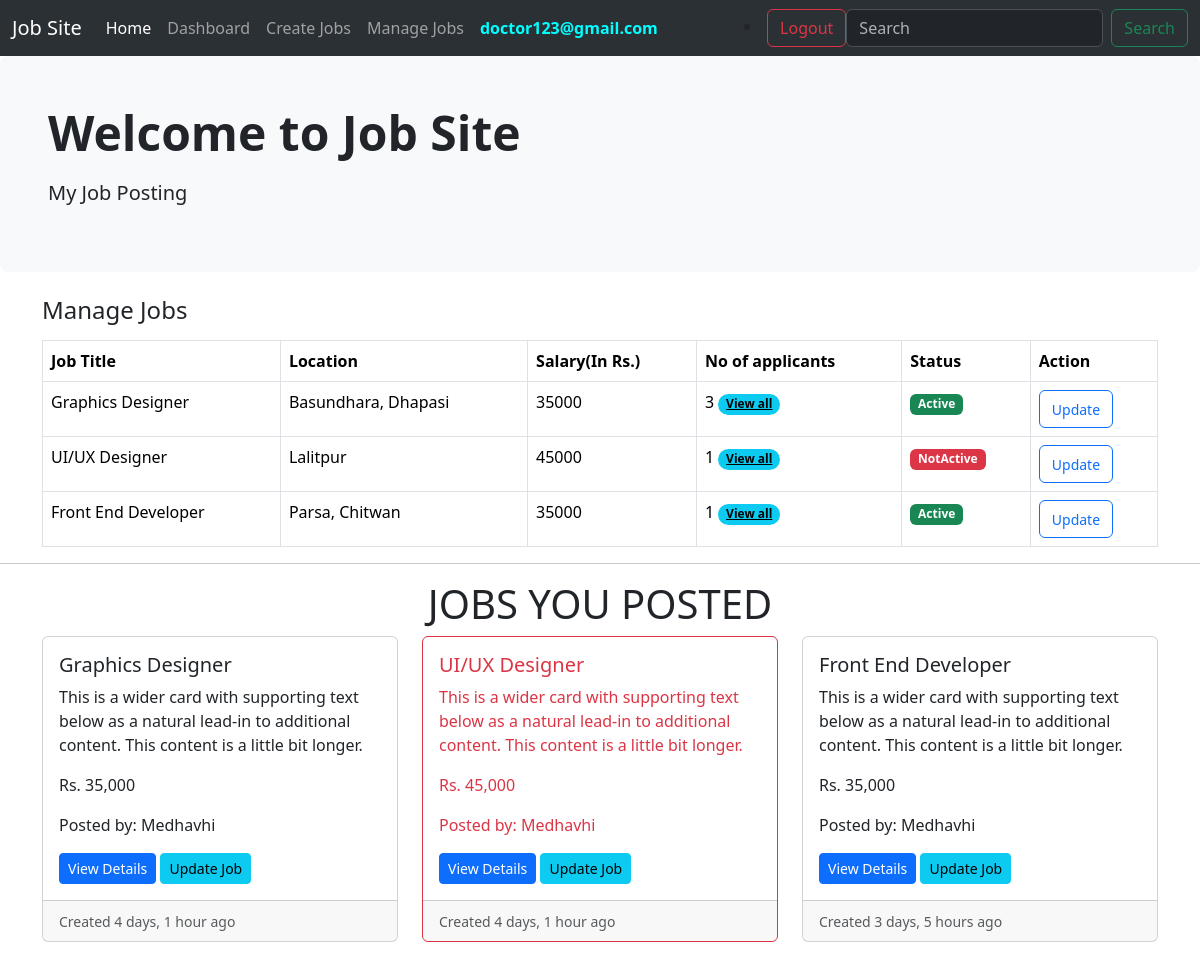
Before: /work/manage-jobs/ (signed in) with the older database file.
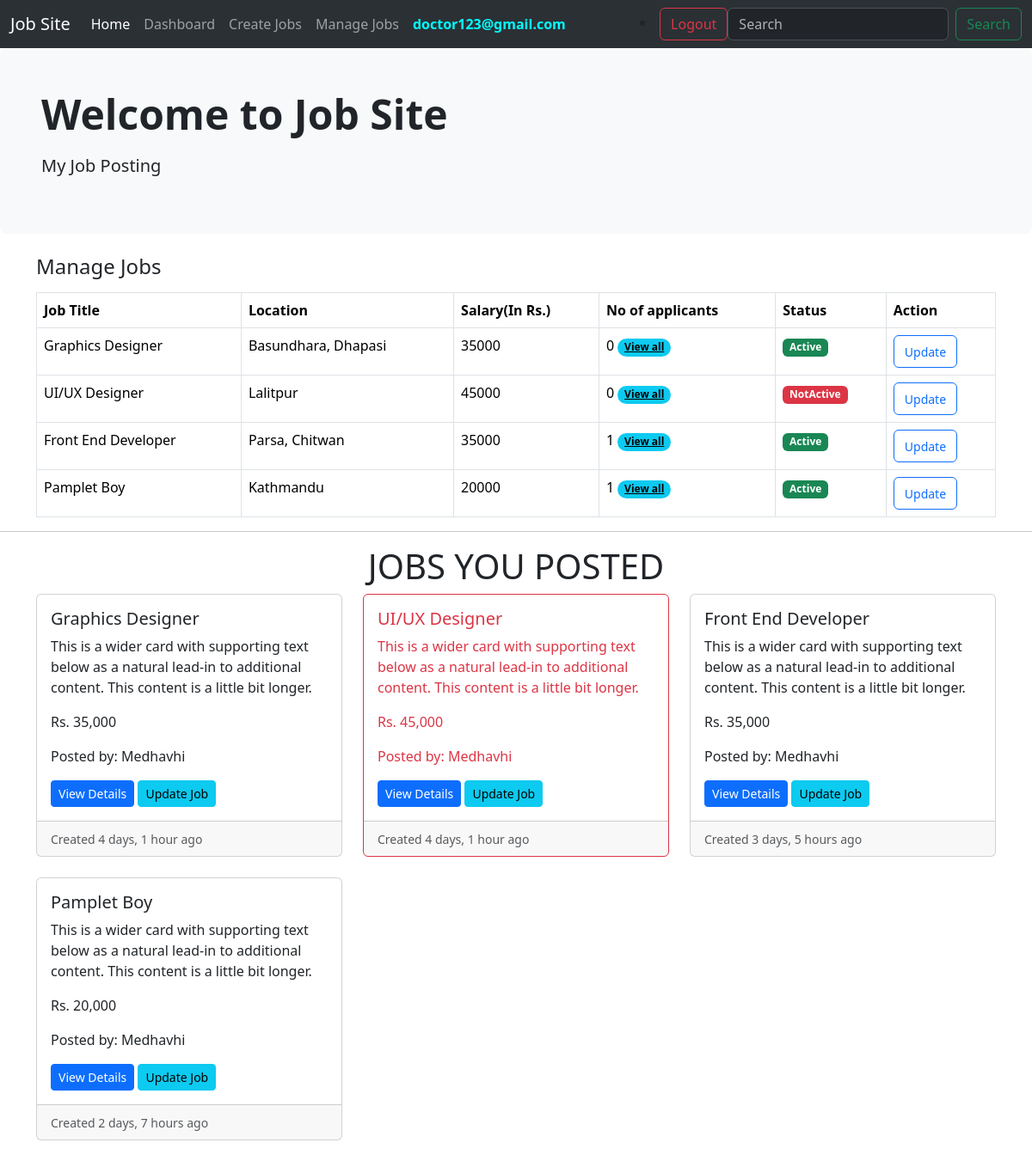
After: the same page with the newer database file.
### work/models.py (models this page shows, shortened)
class Work(models.Model):
    job_type_choice = {
        ('Remote' , 'Remote'),
        ('Onsite' , 'Onsite'),
        ('Hybrid' , 'Hybrid'),
    }
    user = models.ForeignKey(CustomUser , on_delete=models.CASCADE)
    company = models.ForeignKey(Company , on_delete=models.CASCADE)
    title = models.CharField(max_length=100)
    city = models.CharField(max_length=100)
    salary = models.PositiveIntegerField()
    requirements = models.TextField()
    ideal_candidate = models.TextField()
    required_skills = models.TextField(null=True, blank=True)
    is_available = models.BooleanField(default=True)
    timestamp = models.DateTimeField(auto_now_add=True)
    industry = models.ForeignKey(Industry , on_delete=models.DO_NOTHING , null=True , blank=True)
    province = models.ForeignKey(Province , on_delete=models.DO_NOTHING , blank=True , null=True)
    job_type = models.CharField(max_length=50 , choices=job_type_choice , null=True , blank=True)

### company/models.py (models this page shows)
class Company(models.Model):
    user = models.OneToOneField(CustomUser , on_delete=models.CASCADE)
    name = models.CharField(max_length=100 , null=True , blank=True)
    est_date = models.PositiveIntegerField(null=True , blank=True)
    city = models.CharField(max_length=100, null=True , blank=True)
    province = models.CharField(max_length=100, null=True , blank=True)
    def __str__(self):
        return self.name

### work/views.py (the view)
# urls.py: path('manage-jobs/' , views.manage_jobs , name='manage-jobs'),
def manage_jobs(request):
    jobs = Work.objects.filter(user = request.user , company = request.user.company)
    context = {
        'jobs': jobs
    }
    return render(request, 'work/manage_jobs.html' , context)

### templates/work/manage_jobs.html (shortened to what this page needs)
{% extends 'base.html' %}
{% load humanize %}
{% block content %}
{% include 'navbar.html' %}
<section>
    <div class="p-5 mb-4 bg-light rounded-3">
        <div container-fluid py-5>
            <h2 class="display-5 fw-bold">Welcome to Job Site</h1>
            <p class="col-md-8 fs-5 mt-3">My Job Posting</p>
        </div>
    </div>
</section>
<div class="container-sm">
<div class="card-body">
  <h4 class="card-title mb-3" >Manage Jobs</h4>
  <table class="table table-bordered">
    <thead>
      <tr>
        <th scope="col">Job Title</th>
        <th scope="col">Location</th>
        <th scope="col">Salary(In Rs.)</th>
        <th scope="col">No of applicants</th>
        <th scope="col">Status</th>
        <th scope="col">Action</th>
      </tr>
    </thead>
    <tbody>
      {% for job in jobs %}
      <tr>
        <td>{{job.title}}</td>
        <td>{{job.city}}</td>
        <td>{{job.salary}}</td>
        <td>{{job.applyjob_set.all.count}}
          <a class="badge rounded-pill text-bg-info" href="{% url 'all-applicants' job.id %}">View all</a>
        </td>
        {% if job.is_available %}
        <td><span class="badge bg-success" >Active</span></td>
        {% else %}
        <td><span class="badge bg-danger" > NotActive</span></td>
        {% endif %}
        <td><a class="btn btn-outline-primary" href="{% url 'update-job' job.id %}"> <small>Update</small> </a></td>
      </tr>
      {% endfor %}
    </tbody>
  </table>
</div>
</div>
<hr>
<h1 style="display: flex; justify-content: center;">JOBS YOU POSTED</h1>
<div class="container-sm">
    <div class="row row-cols-1 row-cols-md-3 g-4">
        {% for job in jobs %}
        <div class="col">
          <div class="card {% if job.is_available %} {% else %} border-danger {% endif %} h-100">
            <div class="card-body {% if job.is_available %} {% else %} text-danger {% endif %}">
              <h5 class="card-title">{{ job.title }}</h5>
              <p class="card-text">This is a wider card with supporting text below as a natural lead-in to additional content. This content is a little bit longer.</p>
              <p class="card-text">Rs. {{ job.salary|intcomma }}</p>
              <p class="card-text">Posted by: {{ job.company }}</p>
              <a class="btn btn-primary btn-sm" href="{% url 'job-details' job.id %}">View Details</a>
              <a class="btn btn-info btn-sm" href="{% url 'update-job' job.id %}">Update Job</a>
            </div>
            <div class="card-footer">
              <small class="text-muted">Created {{ job.timestamp|naturaltime }}</small>
            </div>
          </div>
        </div>
          {% endfor %}
    </div>
</div>
<br>
{% endblock content %}

Changed rows visible on the page:
changed Work "Graphics Designer": applyjob_set.all.count "3" → "0"
changed Work "UI/UX Designer": applyjob_set.all.count "1" → "0"
added Work: title "Pamplet Boy", city "Kathmandu", salary "20000", applyjob_set.all.count "1", is_available "Active", salary "20,000", company "Medhavhi", timestamp "2 days, 7 hours ago"
